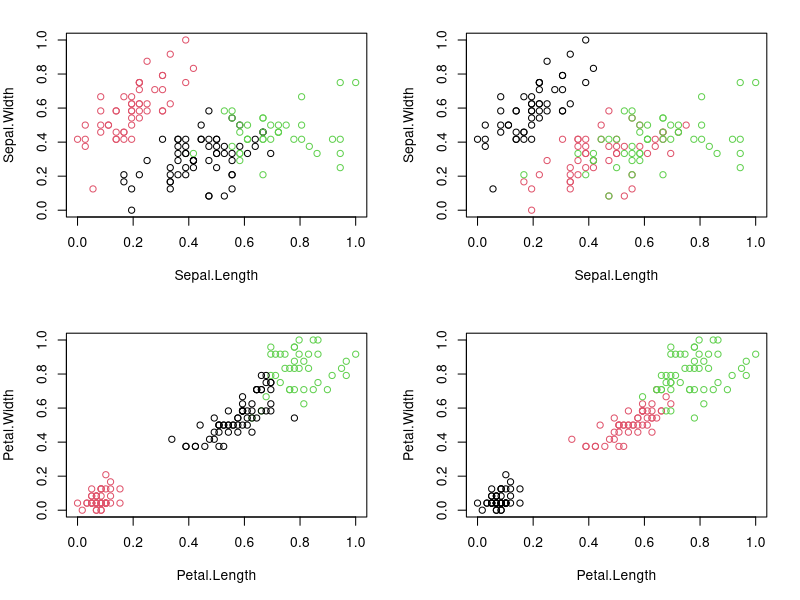

Recreate this plot in R.
#K-Means Clustering

require("datasets")
data("iris") # load Iris Dataset
str(iris) #view structure of dataset

summary(iris) #view statistical summary of dataset

head(iris, 3) #view top  rows of dataset

#Preprocess the dataset
#Since clustering is a type of Unsupervised Learning, 
#we would not require Class Label(output) during execution of our algorithm. 
#We will, therefore, remove Class Attribute “Species” and store it in another variable. 
#We would then normalize the attributes between 0 and 1 using our own function.

iris.new<- iris[,c(1,2,3,4)]
iris.class<- iris[,"Species"]
head(iris.new, 3)

head(iris.class, 3)

normalize <- function(x){
  return ((x-min(x))/(max(x)-min(x)))
}

iris.new$Sepal.Length<- normalize(iris.new$Sepal.Length)
iris.new$Sepal.Width<- normalize(iris.new$Sepal.Width)
iris.new$Petal.Length<- normalize(iris.new$Petal.Length)
iris.new$Petal.Width<- normalize(iris.new$Petal.Width)
head(iris.new)

#Apply the K-means clustering algorithm
result<- kmeans(iris.new,3) #aplly k-means algorithm with no. of centroids(k)=3
result$size # gives no. of records in each cluster

result$centers # gives value of cluster center datapoint value(3 centers for k=3)

result$cluster #gives cluster vector showing the custer where each record falls

#Verify results of clustering
par(mfrow=c(2,2), mar=c(5,4,2,2))
plot(iris.new[c(1,2)], col=result$cluster)# Plot to see how Sepal.Length and Sepal.Width data points have been distributed in clusters
plot(iris.new[c(1,2)], col=iris.class)# Plot to see how Sepal.Length and Sepal.Width data points have been distributed originally as per "class" attribute in dataset
plot(iris.new[c(3,4)], col=result$cluster)# Plot to see how Petal.Length and Petal.Width data points have been distributed in clusters
plot(iris.new[c(3,4)], col=iris.class)

table <- table(result$cluster,iris.class)

#Results of the table show that Cluster 1 corresponds to Virginica, 
#Cluster 2 corresponds to Versicolor 
#and Cluster 3 to Setosa.

#Total number of correctly classified instances are: 36 + 47 + 50= 133
#Total number of incorrectly classified instances are: 3 + 14= 17

#How did the model do?
#TASK: Accuracy = number of correctly classified/(total classified) = ?
#i.e our model has achieved ?% accuracy!

# Number of correctly classified instances:
correct_identifications <- sum(diag(table))

# Total number of instances:
total_cases <- length(iris.class)

# Accuracy rate of classified instances:
accuracy <- (correct_identifications / total_cases)
print(accuracy)